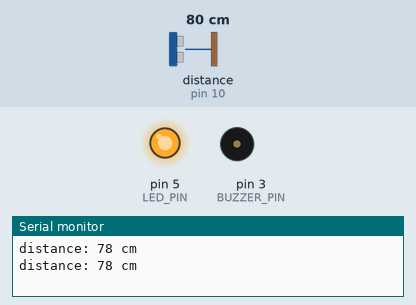
Recording of a sketch running on a simulated Arduino Uno, built with avr-gcc and run on an emulated ATmega328P. Shown: output pins drawn as LEDs (lit = HIGH), buzzer (waves = sounding), the last lines printed to the serial monitor. Wiring (inferred from the names in the program): ultrasonic range finder: trigger pin 9; echo pin 10. Inputs (shaded band) come from the test bench; at power-on: distance to the obstacle (sensor on pin 10) 80 cm. The echo pulse lasts 58.3 µs per cm; pins used as bus, display or sensor lines are not drawn.

Above: at 2.0 s.
2.1 s: distance to the obstacle (sensor on pin 10) set to 97 cm
5.6 s: distance to the obstacle (sensor on pin 10) set to 107 cm
At 6.8 s:
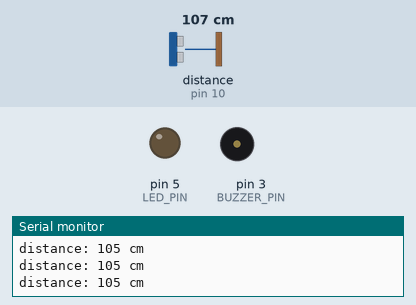
7.5 s: distance to the obstacle (sensor on pin 10) set to 60 cm
At 8.1 s:
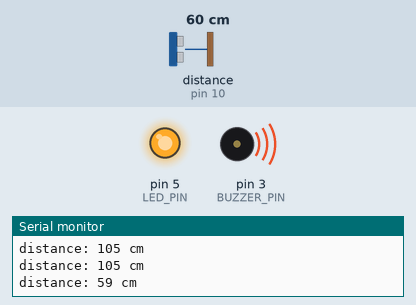
12.0 s: distance to the obstacle (sensor on pin 10) set to 120 cm
At 13.2 s:
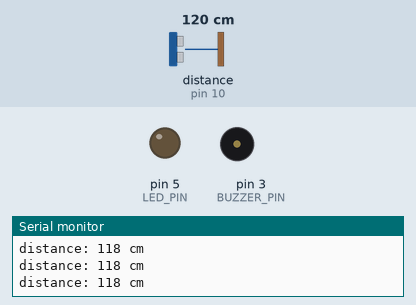
Timing chart, 0 to 15.0 s (numbered marks = the images above; inputs shaded):
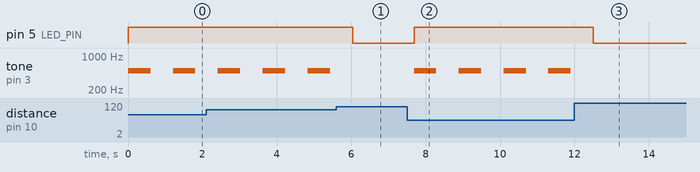

The sketch:

blind_stick.ino
```cpp
#define TRIG_PIN 9
#define ECHO_PIN 10
#define BUZZER_PIN 3
#define LED_PIN 5

long duration;
int distance;

void setup() {

  pinMode(TRIG_PIN, OUTPUT);
  pinMode(ECHO_PIN, INPUT);

  pinMode(BUZZER_PIN, OUTPUT);
  pinMode(LED_PIN, OUTPUT);

  Serial.begin(9600);
}

void loop() {

  digitalWrite(TRIG_PIN, LOW);
  delayMicroseconds(2);

  digitalWrite(TRIG_PIN, HIGH);
  delayMicroseconds(2);
  digitalWrite(TRIG_PIN, LOW);

  duration = pulseIn(ECHO_PIN, HIGH);

  distance = duration * 0.034 / 2;

  Serial.print("distance: ");
  Serial.print(distance);
  Serial.println(" cm");

  if (distance > 0 && distance <= 20){

    digitalWrite(LED_PIN, HIGH);

    tone(BUZZER_PIN, 1000);
    delay(100);

    noTone(BUZZER_PIN);
    delay(100);
  }
  else if (distance > 20 && distance <=50) {

    digitalWrite(LED_PIN, HIGH);

    tone(BUZZER_PIN, 700);
    delay(300);

    noTone(BUZZER_PIN);
    delay(300);
  }
  else if (distance > 50 && distance <=100) {
    digitalWrite(LED_PIN, HIGH);

    tone(BUZZER_PIN, 500);
    delay(600);

    noTone(BUZZER_PIN);
    delay(600);
  }

  else {

    digitalWrite(LED_PIN, LOW);

    noTone(BUZZER_PIN);

    delay(200);
  }
}
```

Measured:
- the behaviour switches between 102 and 103 cm on distance to the obstacle (sensor on pin 10) (found by bisection; images 0 and 1)
- after the input at 5.6 s, pin 5 (LED_PIN): HIGH → LOW after 0.44 s; tone on pin 3 (BUZZER_PIN): stays silent (without the input it goes to 500 Hz after 0.44 s)
- after the input at 7.5 s, pin 5 (LED_PIN): LOW → HIGH after 0.19 s; tone on pin 3 (BUZZER_PIN): alternates 500 Hz for 0.60 s and silent for 0.60 s, starting after 0.19 s
- after the input at 12.0 s, pin 5 (LED_PIN): HIGH → LOW after 0.51 s; tone on pin 3 (BUZZER_PIN): stops changing and stays silent
- by itself, tone on pin 3 (BUZZER_PIN): alternates 500 Hz for 0.60 s and silent for 0.61 s
